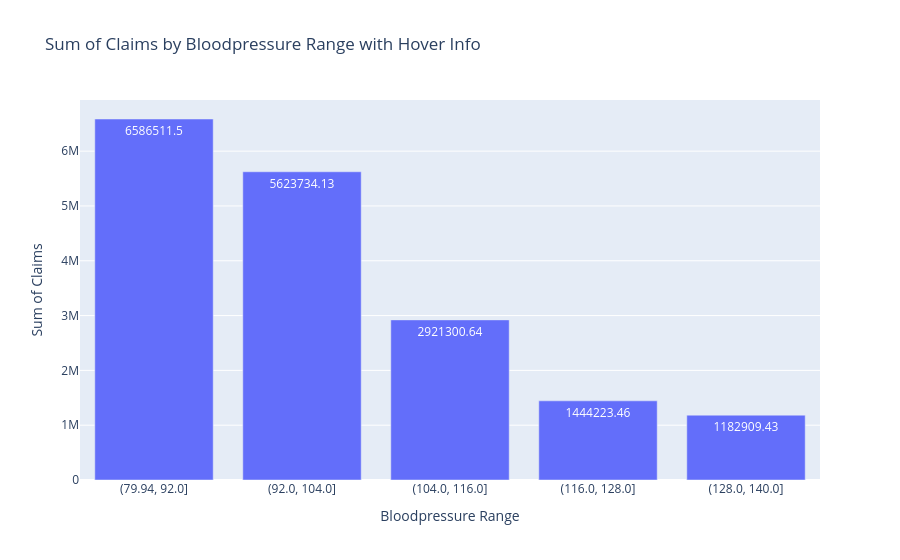

The notebook cell saved with this chart:
### Code cell
new_data['bp_bin'] = pd.cut(data['bloodpressure'], bins=5)

agg = new_data.groupby('bp_bin').agg(
    sum_claim=('claim', 'sum'),
    avg_claim=('claim', 'mean'),
    count=('claim', 'size'),
    max_claim=('claim', 'max')
).reset_index()

agg['bp_bin'] = agg['bp_bin'].astype(str)  # Convert intervals to strings for plotting

fig = px.bar(agg, x='bp_bin', y='sum_claim', text='sum_claim',
             hover_data={
                 'avg_claim': ':.2f',
                 'count': True,
                 'max_claim': True,
                 'sum_claim': False
             },
             labels={'sum_claim': 'Sum of Claims',
                     'bp_bin': 'Bloodpressure Range',
                     'avg_claim': 'Average Claim',
                     'max_claim': 'Max Claim',
                     'count': 'Number of Entries'},
             title='Sum of Claims by Bloodpressure Range with Hover Info')

fig.show()

### Figure 1 — Plotly figure (JSON) as saved in the notebook; plotly's stock layout.template omitted (floating-point values rounded to 4 significant figures)
{"data": [{"alignmentgroup": "True", "customdata": [[9644.0, 683, 60020.0], [12120.0, 464, 63770.0], [23560.0, 124, 62590.0], [39030.0, 37, 58570.0], [36970.0, 32, 48520.0]], "hovertemplate": "Bloodpressure Range=%{x}<br>Average Claim=%{customdata[0]:.2f}<br>Number of Entries=%{customdata[1]}<br>Max Claim=%{customdata[2]}<extra></extra>", "legendgroup": "", "marker": {"color": "#636efa", "pattern": {"shape": ""}}, "name": "", "offsetgroup": "", "orientation": "v", "showlegend": false, "text": [6587000.0, 5624000.0, 2921000.0, 1444000.0, 1183000.0], "textposition": "auto", "type": "bar", "x": ["(79.94, 92.0]", "(92.0, 104.0]", "(104.0, 116.0]", "(116.0, 128.0]", "(128.0, 140.0]"], "xaxis": "x", "y": [6587000.0, 5624000.0, 2921000.0, 1444000.0, 1183000.0], "yaxis": "y"}], "layout": {"barmode": "relative", "legend": {"tracegroupgap": 0}, "title": {"text": "Sum of Claims by Bloodpressure Range with Hover Info"}, "xaxis": {"anchor": "y", "domain": [0, 1], "title": {"text": "Bloodpressure Range"}}, "yaxis": {"anchor": "x", "domain": [0, 1], "title": {"text": "Sum of Claims"}}}}
